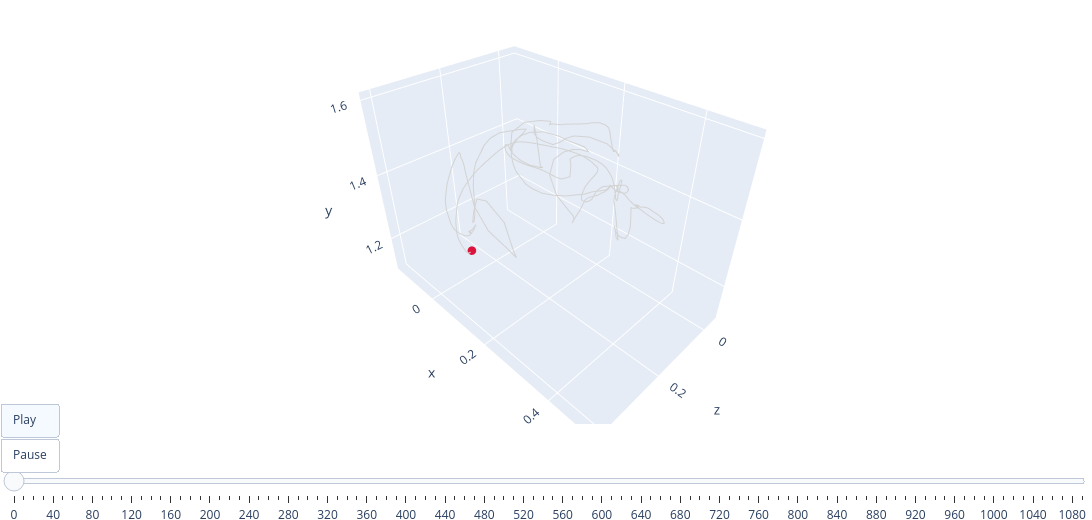

Notebook code for this chart:
### Code cell
fig = plot_animated_traj(clip["rightIndexTip"], frame_skip=10, trail_len=20, fps=30)
fig.show()

### Figure 1 — Plotly figure (JSON) as saved in the notebook; plotly's stock layout.template omitted (floating-point values rounded to 4 significant figures; data arrays with more than 128 entries replaced by an {"elided": "..."} marker saying what was removed)
{"data": [{"line": {"color": "lightgray", "width": 2}, "mode": "lines", "name": "full path", "type": "scatter3d", "x": {"elided": "1096 float values"}, "y": {"elided": "1096 float values"}, "z": {"elided": "1096 float values"}}, {"marker": {"color": "crimson", "size": 5}, "mode": "markers", "type": "scatter3d", "x": [-0.003935], "y": [1.171], "z": [0.2802]}, {"line": {"color": "crimson", "width": 5}, "mode": "lines", "type": "scatter3d", "x": [], "y": [], "z": []}], "layout": {"height": 520, "margin": {"b": 0, "l": 0, "r": 0, "t": 0}, "scene": {"aspectmode": "data", "camera": {"up": {"x": 0, "y": 1, "z": 0}}, "xaxis": {"range": [-0.1572, 0.5204]}, "yaxis": {"range": [1.091, 1.619]}, "zaxis": {"range": [-0.05944, 0.4281]}}, "showlegend": false, "sliders": [{"steps": [{"args": [["0"], {"frame": {"duration": 0, "redraw": true}, "mode": "immediate"}], "label": "0", "method": "animate"}, {"args": [["10"], {"frame": {"duration": 0, "redraw": true}, "mode": "immediate"}], "label": "10", "method": "animate"}, {"args": [["20"], {"frame": {"duration": 0, "redraw": true}, "mode": "immediate"}], "label": "20", "method": "animate"}, {"args": [["30"], {"frame": {"duration": 0, "redraw": true}, "mode": "immediate"}], "label": "30", "method": "animate"}, {"args": [["40"], {"frame": {"duration": 0, "redraw": true}, "mode": "immediate"}], "label": "40", "method": "animate"}, {"args": [["50"], {"frame": {"duration": 0, "redraw": true}, "mode": "immediate"}], "label": "50", "method": "animate"}, {"args": [["60"], {"frame": {"duration": 0, "redraw": true}, "mode": "immediate"}], "label": "60", "method": "animate"}, {"args": [["70"], {"frame": {"duration": 0, "redraw": true}, "mode": "immediate"}], "label": "70", "method": "animate"}, {"args": [["80"], {"frame": {"duration": 0, "redraw": true}, "mode": "immediate"}], "label": "80", "method": "animate"}, {"args": [["90"], {"frame": {"duration": 0, "redraw": true}, "mode": "immediate"}], "label": "90", "method": "animate"}, {"args": [["100"], {"frame": {"duration": 0, "redraw": true}, "mode": "immediate"}], "label": "100", "method": "animate"}, {"args": [["110"], {"frame": {"duration": 0, "redraw": true}, "mode": "immediate"}], "label": "110", "method": "animate"}, {"args": [["120"], {"frame": {"duration": 0, "redraw": true}, "mode": "immediate"}], "label": "120", "method": "animate"}, {"args": [["130"], {"frame": {"duration": 0, "redraw": true}, "mode": "immediate"}], "label": "130", "method": "animate"}, {"args": [["140"], {"frame": {"duration": 0, "redraw": true}, "mode": "immediate"}], "label": "140", "method": "animate"}, {"args": [["150"], {"frame": {"duration": 0, "redraw": true}, "mode": "immediate"}], "label": "150", "method": "animate"}, {"args": [["160"], {"frame": {"duration": 0, "redraw": true}, "mode": "immediate"}], "label": "160", "method": "animate"}, {"args": [["170"], {"frame": {"duration": 0, "redraw": true}, "mode": "immediate"}], "label": "170", "method": "animate"}, {"args": [["180"], {"frame": {"duration": 0, "redraw": true}, "mode": "immediate"}], "label": "180", "method": "animate"}, {"args": [["190"], {"frame": {"duration": 0, "redraw": true}, "mode": "immediate"}], "label": "190", "method": "animate"}, {"args": [["200"], {"frame": {"duration": 0, "redraw": true}, "mode": "immediate"}], "label": "200", "method": "animate"}, {"args": [["210"], {"frame": {"duration": 0, "redraw": true}, "mode": "immediate"}], "label": "210", "method": "animate"}, {"args": [["220"], {"frame": {"duration": 0, "redraw": true}, "mode": "immediate"}], "label": "220", "method": "animate"}, {"args": [["230"], {"frame": {"duration": 0, "redraw": true}, "mode": "immediate"}], "label": "230", "method": "animate"}, {"args": [["240"], {"frame": {"duration": 0, "redraw": true}, "mode": "immediate"}], "label": "240", "method": "animate"}, {"args": [["250"], {"frame": {"duration": 0, "redraw": true}, "mode": "immediate"}], "label": "250", "method": "animate"}, {"args": [["260"], {"frame": {"duration": 0, "redraw": true}, "mode": "immediate"}], "label": "260", "method": "animate"}, {"args": [["270"], {"frame": {"duration": 0, "redraw": true}, "mode": "immediate"}], "label": "270", "method": "animate"}, {"args": [["280"], {"frame": {"duration": 0, "redraw": true}, "mode": "immediate"}], "label": "280", "method": "animate"}, {"args": [["290"], {"frame": {"duration": 0, "redraw": true}, "mode": "immediate"}], "label": "290", "method": "animate"}, {"args": [["300"], {"frame": {"duration": 0, "redraw": true}, "mode": "immediate"}], "label": "300", "method": "animate"}, {"args": [["310"], {"frame": {"duration": 0, "redraw": true}, "mode": "immediate"}], "label": "310", "method": "animate"}, {"args": [["320"], {"frame": {"duration": 0, "redraw": true}, "mode": "immediate"}], "label": "320", "method": "animate"}, {"args": [["330"], {"frame": {"duration": 0, "redraw": true}, "mode": "immediate"}], "label": "330", "method": "animate"}, {"args": [["340"], {"frame": {"duration": 0, "redraw": true}, "mode": "immediate"}], "label": "340", "method": "animate"}, {"args": [["350"], {"frame": {"duration": 0, "redraw": true}, "mode": "immediate"}], "label": "350", "method": "animate"}, {"args": [["360"], {"frame": {"duration": 0, "redraw": true}, "mode": "immediate"}], "label": "360", "method": "animate"}, {"args": [["370"], {"frame": {"duration": 0, "redraw": true}, "mode": "immediate"}], "label": "370", "method": "animate"}, {"args": [["380"], {"frame": {"duration": 0, "redraw": true}, "mode": "immediate"}], "label": "380", "method": "animate"}, {"args": [["390"], {"frame": {"duration": 0, "redraw": true}, "mode": "immediate"}], "label": "390", "method": "animate"}, {"args": [["400"], {"frame": {"duration": 0, "redraw": true}, "mode": "immediate"}], "label": "400", "method": "animate"}, {"args": [["410"], {"frame": {"duration": 0, "redraw": true}, "mode": "immediate"}], "label": "410", "method": "animate"}, {"args": [["420"], {"frame": {"duration": 0, "redraw": true}, "mode": "immediate"}], "label": "420", "method": "animate"}, {"args": [["430"], {"frame": {"duration": 0, "redraw": true}, "mode": "immediate"}], "label": "430", "method": "animate"}, {"args": [["440"], {"frame": {"duration": 0, "redraw": true}, "mode": "immediate"}], "label": "440", "method": "animate"}, {"args": [["450"], {"frame": {"duration": 0, "redraw": true}, "mode": "immediate"}], "label": "450", "method": "animate"}, {"args": [["460"], {"frame": {"duration": 0, "redraw": true}, "mode": "immediate"}], "label": "460", "method": "animate"}, {"args": [["470"], {"frame": {"duration": 0, "redraw": true}, "mode": "immediate"}], "label": "470", "method": "animate"}, {"args": [["480"], {"frame": {"duration": 0, "redraw": true}, "mode": "immediate"}], "label": "480", "method": "animate"}, {"args": [["490"], {"frame": {"duration": 0, "redraw": true}, "mode": "immediate"}], "label": "490", "method": "animate"}, {"args": [["500"], {"frame": {"duration": 0, "redraw": true}, "mode": "immediate"}], "label": "500", "method": "animate"}, {"args": [["510"], {"frame": {"duration": 0, "redraw": true}, "mode": "immediate"}], "label": "510", "method": "animate"}, {"args": [["520"], {"frame": {"duration": 0, "redraw": true}, "mode": "immediate"}], "label": "520", "method": "animate"}, {"args": [["530"], {"frame": {"duration": 0, "redraw": true}, "mode": "immediate"}], "label": "530", "method": "animate"}, {"args": [["540"], {"frame": {"duration": 0, "redraw": true}, "mode": "immediate"}], "label": "540", "method": "animate"}, {"args": [["550"], {"frame": {"duration": 0, "redraw": true}, "mode": "immediate"}], "label": "550", "method": "animate"}, {"args": [["560"], {"frame": {"duration": 0, "redraw": true}, "mode": "immediate"}], "label": "560", "method": "animate"}, {"args": [["570"], {"frame": {"duration": 0, "redraw": true}, "mode": "immediate"}], "label": "570", "method": "animate"}, {"args": [["580"], {"frame": {"duration": 0, "redraw": true}, "mode": "immediate"}], "label": "580", "method": "animate"}, {"args": [["590"], {"frame": {"duration": 0, "redraw": true}, "mode": "immediate"}], "label": "590", "method": "animate"}, {"args": [["600"], {"frame": {"duration": 0, "redraw": true}, "mode": "immediate"}], "label": "600", "method": "animate"}, {"args": [["610"], {"frame": {"duration": 0, "redraw": true}, "mode": "immediate"}], "label": "610", "method": "animate"}, {"args": [["620"], {"frame": {"duration": 0, "redraw": true}, "mode": "immediate"}], "label": "620", "method": "animate"}, {"args": [["630"], {"frame": {"duration": 0, "redraw": true}, "mode": "immediate"}], "label": "630", "method": "animate"}, {"args": [["640"], {"frame": {"duration": 0, "redraw": true}, "mode": "immediate"}], "label": "640", "method": "animate"}, {"args": [["650"], {"frame": {"duration": 0, "redraw": true}, "mode": "immediate"}], "label": "650", "method": "animate"}, {"args": [["660"], {"frame": {"duration": 0, "redraw": true}, "mode": "immediate"}], "label": "660", "method": "animate"}, {"args": [["670"], {"frame": {"duration": 0, "redraw": true}, "mode": "immediate"}], "label": "670", "method": "animate"}, {"args": [["680"], {"frame": {"duration": 0, "redraw": true}, "mode": "immediate"}], "label": "680", "method": "animate"}, {"args": [["690"], {"frame": {"duration": 0, "redraw": true}, "mode": "immediate"}], "label": "690", "method": "animate"}, {"args": [["700"], {"frame": {"duration": 0, "redraw": true}, "mode": "immediate"}], "label": "700", "method": "animate"}, {"args": [["710"], {"frame": {"duration": 0, "redraw": true}, "mode": "immediate"}], "label": "710", "method": "animate"}, {"args": [["720"], {"frame": {"duration": 0, "redraw": true}, "mode": "immediate"}], "label": "720", "method": "animate"}, {"args": [["730"], {"frame": {"duration": 0, "redraw": true}, "mode": "immediate"}], "label": "730", "method": "animate"}, {"args": [["740"], {"frame": {"duration": 0, "redraw": true}, "mode": "immediate"}], "label": "740", "method": "animate"}, {"args": [["750"], {"frame": {"duration": 0, "redraw": true}, "mode": "immediate"}], "label": "750", "method": "animate"}, {"args": [["760"], {"frame": {"duration": 0, "redraw": true}, "mode": "immediate"}], "label": "760", "method": "animate"}, {"args": [["770"], {"frame": {"duration": 0, "redraw": true}, "mode": "immediate"}], "label": "770", "method": "animate"}, {"args": [["780"], {"frame": {"duration": 0, "redraw": true}, "mode": "immediate"}], "label": "780", "method": "animate"}, {"args": [["790"], {"frame": {"duration": 0, "redraw": true}, "mode": "immediate"}], "label": "790", "method": "animate"}, {"args": [["800"], {"frame": {"duration": 0, "redraw": true}, "mode": "immediate"}], "label": "800", "method": "animate"}, {"args": [["810"], {"frame": {"duration": 0, "redraw": true}, "mode": "immediate"}], "label": "810", "method": "animate"}, {"args": [["820"], {"frame": {"duration": 0, "redraw": true}, "mode": "immediate"}], "label": "820", "method": "animate"}, {"args": [["830"], {"frame": {"duration": 0, "redraw": true}, "mode": "immediate"}], "label": "830", "method": "animate"}, {"args": [["840"], {"frame": {"duration": 0, "redraw": true}, "mode": "immediate"}], "label": "840", "method": "animate"}, {"args": [["850"], {"frame": {"duration": 0, "redraw": true}, "mode": "immediate"}], "label": "850", "method": "animate"}, {"args": [["860"], {"frame": {"duration": 0, "redraw": true}, "mode": "immediate"}], "label": "860", "method": "animate"}, {"args": [["870"], {"frame": {"duration": 0, "redraw": true}, "mode": "immediate"}], "label": "870", "method": "animate"}, {"args": [["880"], {"frame": {"duration": 0, "redraw": true}, "mode": "immediate"}], "label": "880", "method": "animate"}, {"args": [["890"], {"frame": {"duration": 0, "redraw": true}, "mode": "immediate"}], "label": "890", "method": "animate"}, {"args": [["900"], {"frame": {"duration": 0, "redraw": true}, "mode": "immediate"}], "label": "900", "method": "animate"}, {"args": [["910"], {"frame": {"duration": 0, "redraw": true}, "mode": "immediate"}], "label": "910", "method": "animate"}, {"args": [["920"], {"frame": {"duration": 0, "redraw": true}, "mode": "immediate"}], "label": "920", "method": "animate"}, {"args": [["930"], {"frame": {"duration": 0, "redraw": true}, "mode": "immediate"}], "label": "930", "method": "animate"}, {"args": [["940"], {"frame": {"duration": 0, "redraw": true}, "mode": "immediate"}], "label": "940", "method": "animate"}, {"args": [["950"], {"frame": {"duration": 0, "redraw": true}, "mode": "immediate"}], "label": "950", "method": "animate"}, {"args": [["960"], {"frame": {"duration": 0, "redraw": true}, "mode": "immediate"}], "label": "960", "method": "animate"}, {"args": [["970"], {"frame": {"duration": 0, "redraw": true}, "mode": "immediate"}], "label": "970", "method": "animate"}, {"args": [["980"], {"frame": {"duration": 0, "redraw": true}, "mode": "immediate"}], "label": "980", "method": "animate"}, {"args": [["990"], {"frame": {"duration": 0, "redraw": true}, "mode": "immediate"}], "label": "990", "method": "animate"}, {"args": [["1000"], {"frame": {"duration": 0, "redraw": true}, "mode": "immediate"}], "label": "1000", "method": "animate"}, {"args": [["1010"], {"frame": {"duration": 0, "redraw": true}, "mode": "immediate"}], "label": "1010", "method": "animate"}, {"args": [["1020"], {"frame": {"duration": 0, "redraw": true}, "mode": "immediate"}], "label": "1020", "method": "animate"}, {"args": [["1030"], {"frame": {"duration": 0, "redraw": true}, "mode": "immediate"}], "label": "1030", "method": "animate"}, {"args": [["1040"], {"frame": {"duration": 0, "redraw": true}, "mode": "immediate"}], "label": "1040", "method": "animate"}, {"args": [["1050"], {"frame": {"duration": 0, "redraw": true}, "mode": "immediate"}], "label": "1050", "method": "animate"}, {"args": [["1060"], {"frame": {"duration": 0, "redraw": true}, "mode": "immediate"}], "label": "1060", "method": "animate"}, {"args": [["1070"], {"frame": {"duration": 0, "redraw": true}, "mode": "immediate"}], "label": "1070", "method": "animate"}, {"args": [["1080"], {"frame": {"duration": 0, "redraw": true}, "mode": "immediate"}], "label": "1080", "method": "animate"}, {"args": [["1090"], {"frame": {"duration": 0, "redraw": true}, "mode": "immediate"}], "label": "1090", "method": "animate"}]}], "updatemenus": [{"buttons": [{"args": [null, {"frame": {"duration": 1.833, "redraw": true}, "fromcurrent": true}], "label": "Play", "method": "animate"}, {"args": [[null], {"frame": {"duration": 0, "redraw": false}, "mode": "immediate"}], "label": "Pause", "method": "animate"}], "type": "buttons", "x": 0.05, "y": 0.05}], "width": 1200}}
